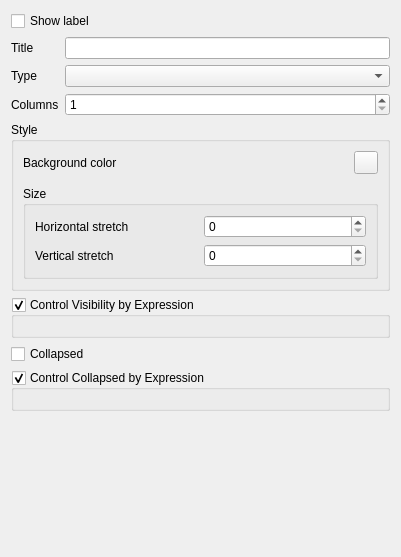
<?xml version="1.0" encoding="UTF-8"?>
<ui version="4.0">
 <class>QgsAttributeFormContainerEdit</class>
 <widget class="QWidget" name="QgsAttributeFormContainerEdit">
  <property name="geometry">
   <rect>
    <x>0</x>
    <y>0</y>
    <width>401</width>
    <height>557</height>
   </rect>
  </property>
  <property name="windowTitle">
   <string notr="true">Form</string>
  </property>
  <layout class="QGridLayout" name="gridLayout">
   <item row="14" column="0">
    <spacer name="verticalSpacer">
     <property name="orientation">
      <enum>Qt::Vertical</enum>
     </property>
     <property name="sizeHint" stdset="0">
      <size>
       <width>20</width>
       <height>40</height>
      </size>
     </property>
    </spacer>
   </item>
   <item row="11" column="0" colspan="2">
    <widget class="QgsCollapsibleGroupBox" name="mControlCollapsedGroupBox">
     <property name="title">
      <string>Control Collapsed by Expression</string>
     </property>
     <property name="checkable">
      <bool>true</bool>
     </property>
     <layout class="QGridLayout" name="gridLayout_4">
      <item row="0" column="0">
       <widget class="QgsFieldExpressionWidget" name="mCollapsedExpressionWidget"/>
      </item>
     </layout>
    </widget>
   </item>
   <item row="4" column="0">
    <widget class="QLabel" name="mColumnsLabel">
     <property name="text">
      <string>Columns</string>
     </property>
    </widget>
   </item>
   <item row="4" column="1">
    <widget class="QgsSpinBox" name="mColumnCountSpinBox">
     <property name="minimum">
      <number>1</number>
     </property>
     <property name="maximum">
      <number>10</number>
     </property>
    </widget>
   </item>
   <item row="2" column="0">
    <widget class="QLabel" name="label">
     <property name="text">
      <string>Title</string>
     </property>
    </widget>
   </item>
   <item row="2" column="1">
    <widget class="QLineEdit" name="mTitleLineEdit"/>
   </item>
   <item row="8" column="0" colspan="2">
    <widget class="QgsCollapsibleGroupBox" name="mControlVisibilityGroupBox">
     <property name="title">
      <string>Control Visibility by Expression</string>
     </property>
     <property name="checkable">
      <bool>true</bool>
     </property>
     <layout class="QGridLayout" name="gridLayout_2">
      <item row="0" column="0">
       <widget class="QgsFieldExpressionWidget" name="mVisibilityExpressionWidget"/>
      </item>
     </layout>
    </widget>
   </item>
   <item row="0" column="0" colspan="2">
    <widget class="QCheckBox" name="mShowLabelCheckBox">
     <property name="text">
      <string>Show label</string>
     </property>
    </widget>
   </item>
   <item row="3" column="0">
    <widget class="QLabel" name="label_4">
     <property name="text">
      <string>Type</string>
     </property>
    </widget>
   </item>
   <item row="3" column="1">
    <widget class="QComboBox" name="mTypeCombo"/>
   </item>
   <item row="10" column="0" colspan="2">
    <widget class="QCheckBox" name="mCollapsedCheckBox">
     <property name="text">
      <string>Collapsed</string>
     </property>
    </widget>
   </item>
   <item row="5" column="0" colspan="2">
    <widget class="QgsCollapsibleGroupBox" name="mGroupBox">
     <property name="title">
      <string>Style</string>
     </property>
     <layout class="QGridLayout" name="gridLayout_3">
      <item row="1" column="0">
       <widget class="QLabel" name="label_3">
        <property name="text">
         <string>Background color</string>
        </property>
       </widget>
      </item>
      <item row="1" column="1">
       <widget class="QgsColorButton" name="mBackgroundColorButton"/>
      </item>
      <item row="2" column="0" colspan="2">
       <widget class="QgsFormLabelFormatWidget" name="mFormLabelFormatWidget" native="true">
        <property name="sizePolicy">
         <sizepolicy hsizetype="MinimumExpanding" vsizetype="Preferred">
          <horstretch>0</horstretch>
          <verstretch>0</verstretch>
         </sizepolicy>
        </property>
       </widget>
      </item>
      <item row="3" column="0" colspan="2">
       <widget class="QGroupBox" name="mSizeGroupBox">
        <property name="title">
         <string>Size</string>
        </property>
        <layout class="QGridLayout" name="gridLayout_5">
         <item row="0" column="0">
          <widget class="QLabel" name="mColumnsLabel_2">
           <property name="text">
            <string>Horizontal stretch</string>
           </property>
          </widget>
         </item>
         <item row="1" column="0">
          <widget class="QLabel" name="mColumnsLabel_3">
           <property name="text">
            <string>Vertical stretch</string>
           </property>
          </widget>
         </item>
         <item row="1" column="1">
          <widget class="QgsSpinBox" name="mVertStretchSpin">
           <property name="minimum">
            <number>0</number>
           </property>
           <property name="maximum">
            <number>10</number>
           </property>
           <property name="value">
            <number>0</number>
           </property>
          </widget>
         </item>
         <item row="0" column="1">
          <widget class="QgsSpinBox" name="mHozStretchSpin">
           <property name="minimum">
            <number>0</number>
           </property>
           <property name="maximum">
            <number>10</number>
           </property>
           <property name="value">
            <number>0</number>
           </property>
          </widget>
         </item>
        </layout>
       </widget>
      </item>
     </layout>
    </widget>
   </item>
  </layout>
 </widget>
 <customwidgets>
  <customwidget>
   <class>QgsCollapsibleGroupBox</class>
   <extends>QGroupBox</extends>
   <header>qgscollapsiblegroupbox.h</header>
   <container>1</container>
  </customwidget>
  <customwidget>
   <class>QgsColorButton</class>
   <extends>QToolButton</extends>
   <header>qgscolorbutton.h</header>
   <container>1</container>
  </customwidget>
  <customwidget>
   <class>QgsFieldExpressionWidget</class>
   <extends>QWidget</extends>
   <header>qgsfieldexpressionwidget.h</header>
   <container>1</container>
  </customwidget>
  <customwidget>
   <class>QgsSpinBox</class>
   <extends>QSpinBox</extends>
   <header>qgsspinbox.h</header>
  </customwidget>
  <customwidget>
   <class>QgsFormLabelFormatWidget</class>
   <extends>QWidget</extends>
   <header>qgsformlabelformatwidget.h</header>
   <container>1</container>
  </customwidget>
 </customwidgets>
 <tabstops>
  <tabstop>mShowLabelCheckBox</tabstop>
  <tabstop>mTitleLineEdit</tabstop>
  <tabstop>mTypeCombo</tabstop>
  <tabstop>mColumnCountSpinBox</tabstop>
  <tabstop>mHozStretchSpin</tabstop>
  <tabstop>mVertStretchSpin</tabstop>
  <tabstop>mControlVisibilityGroupBox</tabstop>
  <tabstop>mCollapsedCheckBox</tabstop>
  <tabstop>mControlCollapsedGroupBox</tabstop>
  <tabstop>mBackgroundColorButton</tabstop>
 </tabstops>
 <resources/>
 <connections/>
</ui>
